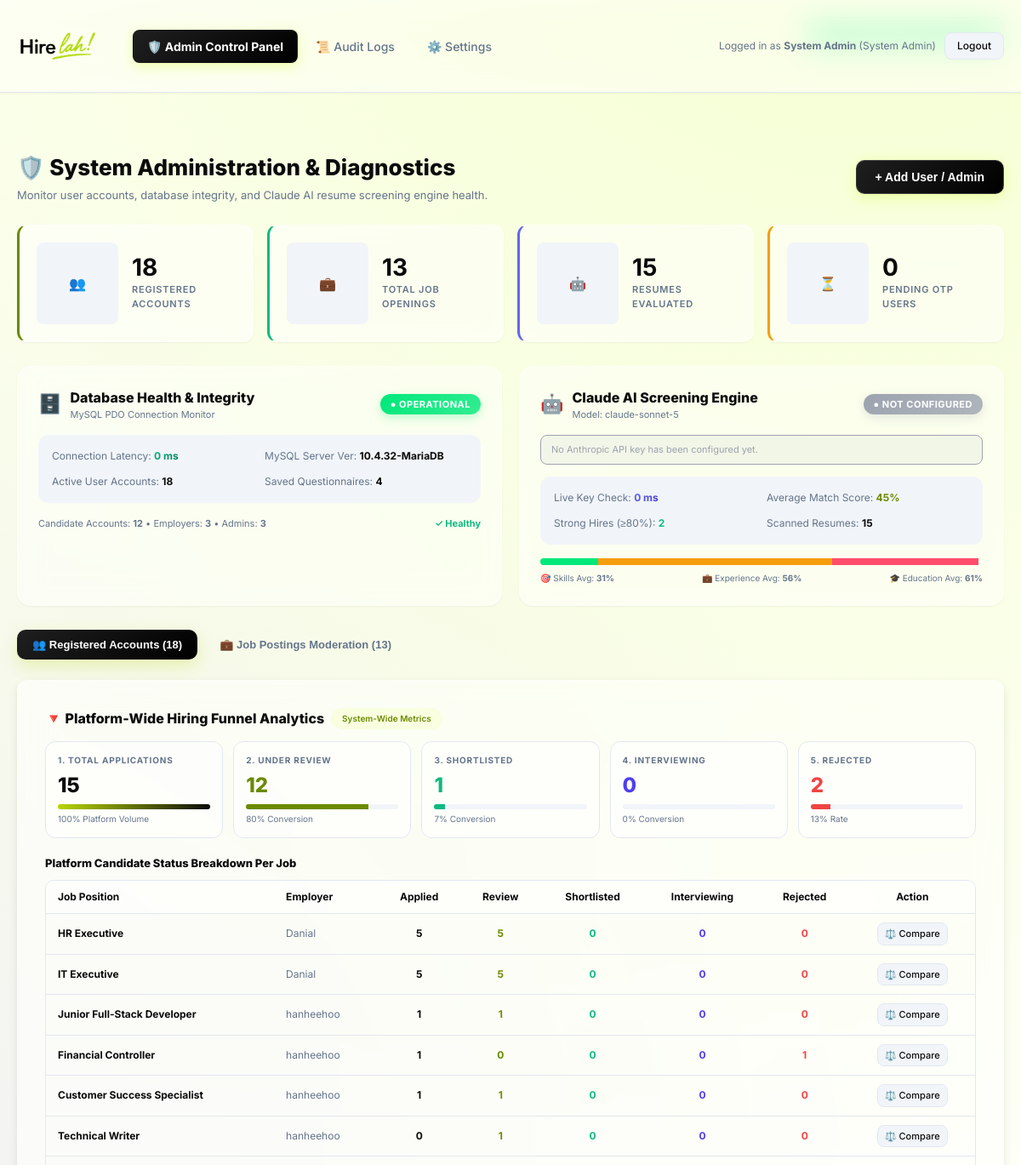
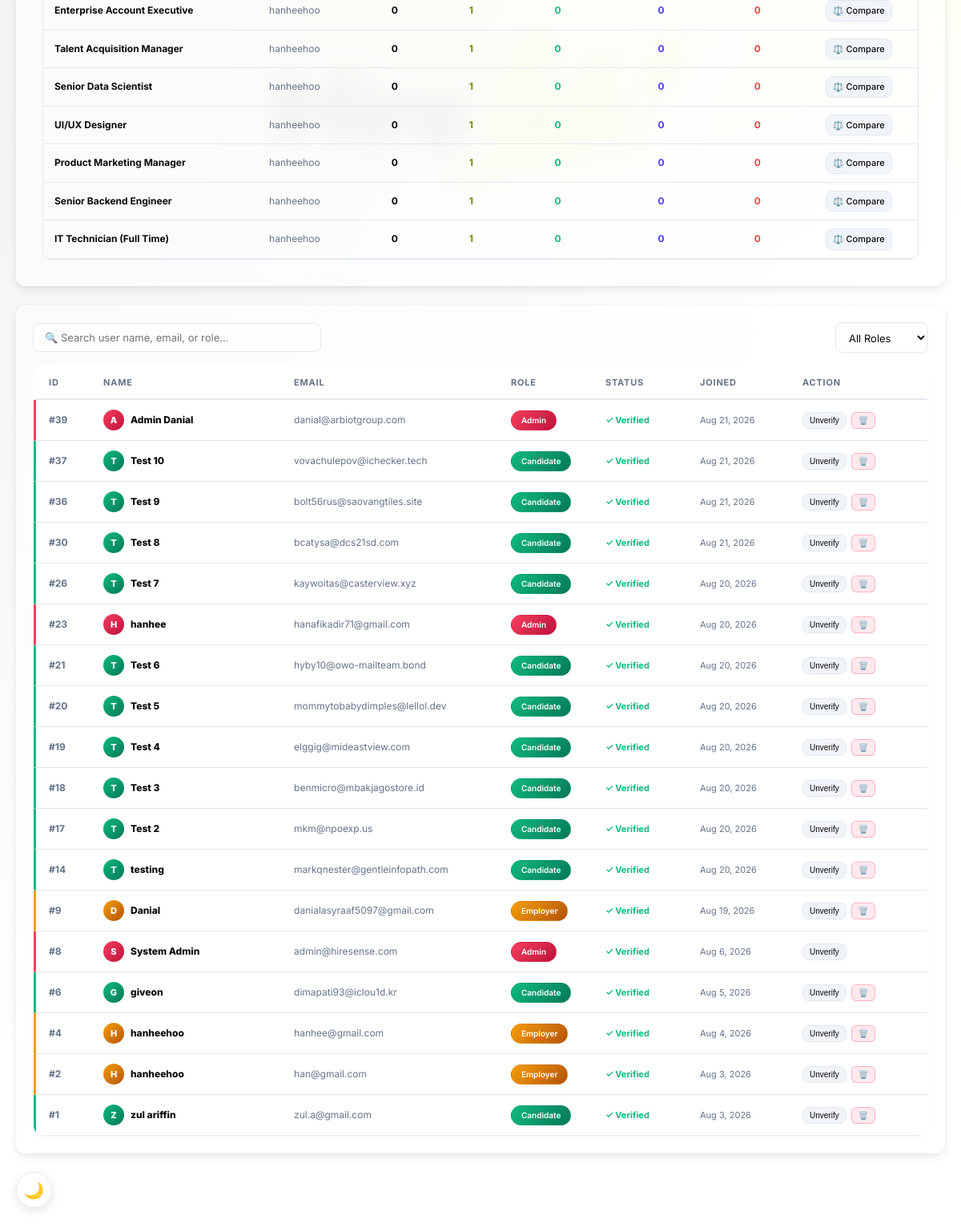
The page /admin_dashboard.php (signed in) on the database its author committed (2 pictures, top to bottom).
### tables this page shows
CREATE TABLE `jobs` (
  `id` int(11) NOT NULL,
  `job_title` varchar(255) NOT NULL,
  `department` varchar(255) DEFAULT NULL,
  `employment_type` varchar(100) DEFAULT NULL,
  `status` varchar(50) DEFAULT 'Active',
  `description` text DEFAULT NULL,
  `created_at` timestamp NOT NULL DEFAULT current_timestamp(),
  `employer_id` int(11) DEFAULT NULL,
  `work_mode` varchar(50) DEFAULT 'On-site',
  `require_video` tinyint(1) DEFAULT 0
);

CREATE TABLE `users` (
  `id` int(11) NOT NULL,
  `name` varchar(255) NOT NULL,
  `email` varchar(255) NOT NULL,
  `password_hash` varchar(255) NOT NULL,
  `role` varchar(50) NOT NULL DEFAULT 'candidate',
  `created_at` timestamp NOT NULL DEFAULT current_timestamp(),
  `profile_picture` varchar(255) DEFAULT NULL,
  `default_resume` varchar(255) DEFAULT NULL,
  `is_verified` tinyint(1) DEFAULT 0,
  `otp_code` varchar(10) DEFAULT NULL,
  `otp_expires_at` datetime DEFAULT NULL,
  `reset_token` varchar(100) DEFAULT NULL,
  `reset_token_expires_at` datetime DEFAULT NULL,
  `company_name` varchar(255) DEFAULT NULL,
  `company_website` varchar(255) DEFAULT NULL,
  `company_address` text DEFAULT NULL,
  `company_logo` varchar(255) DEFAULT NULL,
  `contact_email` varchar(255) DEFAULT NULL
);

### admin_dashboard.php (the view, shortened to what the rows shown need)
<?php
require_once 'db.php';
try {
    $pdo->query("SELECT 1");
} catch (\Throwable $e) {
    $db_ping_ms = 0;
    $db_status = "Connection Error";
    $db_status_color = "#FF4D6A";
}
$admin_job_funnels = $pdo->query("
    SELECT j.id as job_id, j.job_title, COALESCE(NULLIF(u.company_name, ''), u.name) as employer_name,
           COUNT(c.id) as applied,
           SUM(CASE WHEN LOWER(COALESCE(c.status, '')) IN ('review', 'under review', 'reviewing', 'new', '') THEN 1 ELSE 0 END) as review,
           SUM(CASE WHEN LOWER(COALESCE(c.status, '')) IN ('shortlisted', 'shortlist') THEN 1 ELSE 0 END) as shortlisted,
           SUM(CASE WHEN c.interview_status IN ('Proposed', 'Confirmed') THEN 1 ELSE 0 END) as interviewing,
           SUM(CASE WHEN LOWER(COALESCE(c.status, '')) = 'rejected' THEN 1 ELSE 0 END) as rejected
    FROM jobs j
    LEFT JOIN users u ON j.employer_id = u.id
    LEFT JOIN candidates c ON c.job_id = j.id
    GROUP BY j.id, j.job_title, u.name, u.company_name
    ORDER BY applied DESC, j.created_at DESC
")->fetchAll(PDO::FETCH_ASSOC);
$users_list = $pdo->query("SELECT * FROM users ORDER BY created_at DESC")->fetchAll();
?>
<!DOCTYPE html>
<html lang="en">
<head>
    <link rel="stylesheet" href="style.css?v=<?php echo @filemtime(__DIR__.'/style.css'); ?>">
</head>
<body>
    <main style="max-width:1300px; padding:28px 20px;">
        <div class="page-header">
            <div>
                <h1 style="font-size:26px; font-weight:800; color:var(--txt); margin:0;">🛡️ System Administration & Diagnostics</h1>
            </div>
        </div>
        <div class="panel admin-tab-pane" style="margin-bottom:24px;">
            <div style="overflow-x:auto; border-radius:10px; border:1px solid var(--bdr);">
                <table style="width:100%; border-collapse:collapse; font-size:12px;">
                    <thead>
                        <tr style="background:var(--surf); text-align:left; border-bottom:1px solid var(--bdr);">
                            <th style="padding:10px 14px;">Job Position</th>
                            <th style="padding:10px 14px;">Employer</th>
                            <th style="padding:10px 14px; text-align:center;">Applied</th>
                            <th style="padding:10px 14px; text-align:center;">Review</th>
                            <th style="padding:10px 14px; text-align:center;">Shortlisted</th>
                            <th style="padding:10px 14px; text-align:center;">Interviewing</th>
                            <th style="padding:10px 14px; text-align:center;">Rejected</th>
                            <th style="padding:10px 14px; text-align:center;">Action</th>
                        </tr>
                    </thead>
                    <tbody>
                        <?php if(empty($admin_job_funnels)): ?>
                            <tr><td colspan="8" style="padding:14px; text-align:center; color:var(--mut);">No job openings registered</td></tr>
                        <?php else: ?>
                            <?php foreach($admin_job_funnels as $ajf): ?>
                                <tr style="border-bottom:1px solid var(--bdr);">
                                    <td style="padding:10px 14px; font-weight:700; color:var(--txt);"><?= htmlspecialchars($ajf['job_title']) ?></td>
                                    <td style="padding:10px 14px; color:var(--mut);"><?= htmlspecialchars($ajf['employer_name'] ?: 'System') ?></td>
                                    <td style="padding:10px 14px; text-align:center; font-weight:700; color:var(--txt);"><?= (int)$ajf['applied'] ?></td>
                                    <td style="padding:10px 14px; text-align:center; color:var(--acc); font-weight:700;"><?= (int)$ajf['review'] ?></td>
                                    <td style="padding:10px 14px; text-align:center; color:var(--grn); font-weight:700;"><?= (int)$ajf['shortlisted'] ?></td>
                                    <td style="padding:10px 14px; text-align:center; color:var(--pur); font-weight:700;"><?= (int)$ajf['interviewing'] ?></td>
                                    <td style="padding:10px 14px; text-align:center; color:var(--red); font-weight:700;"><?= (int)$ajf['rejected'] ?></td>
                                    <td style="padding:10px 14px; text-align:center;">
                                        <a href="compare_candidates.php?job_id=<?= $ajf['job_id'] ?>" class="btn-secondary" style="padding:4px 8px; font-size:11px; text-decoration:none;">⚖️ Compare</a>
                                    </td>
                                </tr>
                            <?php endforeach; ?>
                        <?php endif; ?>
                    </tbody>
                </table>
            </div>
        </div>
        <div id="usersTab" class="admin-tab-pane">
            <div class="panel" style="padding:20px; margin-bottom:20px;">
                <div class="admin-table">
                    <?php foreach($users_list as $u): ?>
                        <?php
                            $u_accent = $u['role'] === 'admin' ? 'accent-red' : ($u['role'] === 'employer' ? 'accent-amber' : 'accent-green');
                            $u_grad = $u['role'] === 'admin' ? 'var(--grad-red)' : ($u['role'] === 'employer' ? 'var(--grad-amber)' : 'var(--grad-green)');
                        ?>
                        <div class="admin-tr user-row-item <?= $u_accent ?>" data-search="<?= strtolower(htmlspecialchars($u['name'] . ' ' . $u['email'] . ' ' . $u['role'])) ?>" data-role="<?= htmlspecialchars($u['role']) ?>">
                            <div style="font-weight:700; color:var(--mut);">#<?= $u['id'] ?></div>
                            <div style="font-weight:800; color:var(--txt); display:flex; align-items:center; gap:8px;">
                                <span class="avatar-chip" style="background:<?= $u_grad ?>;"><?= strtoupper(substr($u['name'] ?: 'U', 0, 1)) ?></span>
                                <span><?= htmlspecialchars($u['name']) ?></span>
                            </div>
                            <div style="color:var(--mut); overflow:hidden; text-overflow:ellipsis; white-space:nowrap;"><?= htmlspecialchars($u['email']) ?></div>
                            <div>
                                <span class="chip <?= $u['role'] === 'admin' ? 'chip-rejected' : ($u['role'] === 'employer' ? 'chip-review' : 'chip-shortlisted') ?>" style="font-size:10px;">
                                    <?= ucfirst(htmlspecialchars($u['role'])) ?>
                                </span>
                            </div>
                            <div>
                                <?php if($u['is_verified']): ?>
                                    <span style="font-size:11px; font-weight:700; color:var(--grn);">✓ Verified</span>
                                <?php else: ?>
                                    <span style="font-size:11px; font-weight:700; color:var(--gold);">⏳ Pending OTP</span>
                                <?php endif; ?>
                            </div>
                            <div class="admin-th-hide-mobile" style="color:var(--mut); font-size:11px;"><?= date('M j, Y', strtotime($u['created_at'])) ?></div>
                            <div style="display:flex; gap:6px; flex-wrap:wrap;">
                                <form method="POST" style="display:inline;">
                                    <button type="submit" class="btn-secondary" style="padding:4px 8px; font-size:10px;" title="Toggle Verification Status">
                                        <?= $u['is_verified'] ? 'Unverify' : 'Verify' ?>
                                    </button>
                                </form>
                                <?php if((int)$u['id'] !== (int)$_SESSION['user_id']): ?>
                                    <form method="POST" style="display:inline;" onsubmit="return confirm('Permanently delete account for <?= htmlspecialchars($u['name']) ?>?');">
                                        <button type="submit" style="background:rgba(255, 77, 106, 0.12); border:1px solid rgba(255, 77, 106, 0.35); border-radius:6px; color:var(--red); padding:4px 8px; font-size:10px; font-weight:700; cursor:pointer;" title="Delete User Account">🗑️</button>
                                    </form>
                                <?php endif; ?>
                            </div>
                        </div>
                    <?php endforeach; ?>
                </div>
            </div>
        </div>
    </main>
</body>
</html>

### rows shown on the page
jobs: job_title "HR Executive", employer_name "Danial", applied "5", review "5", shortlisted "0", interviewing "0", rejected "0"
jobs: job_title "IT Executive", employer_name "Danial", applied "5", review "5", shortlisted "0", interviewing "0", rejected "0"
jobs: job_title "Junior Full-Stack Developer", employer_name "hanheehoo", applied "1", review "1", shortlisted "0", interviewing "0", rejected "0"
jobs: job_title "Financial Controller", employer_name "hanheehoo", applied "1", review "0", shortlisted "0", interviewing "0", rejected "1"
jobs: job_title "Customer Success Specialist", employer_name "hanheehoo", applied "1", review "1", shortlisted "0", interviewing "0", rejected "0"
jobs: job_title "Technical Writer", employer_name "hanheehoo", applied "0", review "1", shortlisted "0", interviewing "0", rejected "0"
jobs: job_title "Enterprise Account Executive", employer_name "hanheehoo", applied "0", review "1", shortlisted "0", interviewing "0", rejected "0"
jobs: job_title "Talent Acquisition Manager", employer_name "hanheehoo", applied "0", review "1", shortlisted "0", interviewing "0", rejected "0"
jobs: job_title "Senior Data Scientist", employer_name "hanheehoo", applied "0", review "1", shortlisted "0", interviewing "0", rejected "0"
jobs: job_title "UI/UX Designer", employer_name "hanheehoo", applied "0", review "1", shortlisted "0", interviewing "0", rejected "0"
jobs: job_title "Product Marketing Manager", employer_name "hanheehoo", applied "0", review "1", shortlisted "0", interviewing "0", rejected "0"
jobs: job_title "Senior Backend Engineer", employer_name "hanheehoo", applied "0", review "1", shortlisted "0", interviewing "0", rejected "0"
jobs: job_title "IT Technician (Full Time)", employer_name "hanheehoo", applied "0", review "1", shortlisted "0", interviewing "0", rejected "0"
users: id "39", name "A", name "Admin Danial", email "danial@arbiotgroup.com", role "Admin", is_verified "✓ Verified", created_at "Aug 21, 2026"
users: id "37", name "T", name "Test 10", email "vovachulepov@ichecker.tech", role "Candidate", is_verified "✓ Verified", created_at "Aug 21, 2026"
users: id "36", name "T", name "Test 9", email "bolt56rus@saovangtiles.site", role "Candidate", is_verified "✓ Verified", created_at "Aug 21, 2026"
users: id "30", name "T", name "Test 8", email "bcatysa@dcs21sd.com", role "Candidate", is_verified "✓ Verified", created_at "Aug 21, 2026"
users: id "26", name "T", name "Test 7", email "kaywoitas@casterview.xyz", role "Candidate", is_verified "✓ Verified", created_at "Aug 20, 2026"
users: id "23", name "H", name "hanhee", email "hanafikadir71@gmail.com", role "Admin", is_verified "✓ Verified", created_at "Aug 20, 2026"
users: id "21", name "T", name "Test 6", email "hyby10@owo-mailteam.bond", role "Candidate", is_verified "✓ Verified", created_at "Aug 20, 2026"
users: id "20", name "T", name "Test 5", email "mommytobabydimples@lellol.dev", role "Candidate", is_verified "✓ Verified", created_at "Aug 20, 2026"
users: id "19", name "T", name "Test 4", email "elggig@mideastview.com", role "Candidate", is_verified "✓ Verified", created_at "Aug 20, 2026"
users: id "18", name "T", name "Test 3", email "benmicro@mbakjagostore.id", role "Candidate", is_verified "✓ Verified", created_at "Aug 20, 2026"
users: id "17", name "T", name "Test 2", email "mkm@npoexp.us", role "Candidate", is_verified "✓ Verified", created_at "Aug 20, 2026"
users: id "14", name "T", name "testing", email "markqnester@gentleinfopath.com", role "Candidate", is_verified "✓ Verified", created_at "Aug 20, 2026"
users: id "9", name "D", name "Danial", email "danialasyraaf5097@gmail.com", role "Employer", is_verified "✓ Verified", created_at "Aug 19, 2026"
users: id "8", name "S", name "System Admin", email "admin@hiresense.com", role "Admin", is_verified "✓ Verified", created_at "Aug 6, 2026"
users: id "6", name "G", name "giveon", email "dimapati93@iclou1d.kr", role "Candidate", is_verified "✓ Verified", created_at "Aug 5, 2026"
users: id "4", name "H", name "hanheehoo", email "hanhee@gmail.com", role "Employer", is_verified "✓ Verified", created_at "Aug 4, 2026"
users: id "2", name "H", name "hanheehoo", email "han@gmail.com", role "Employer", is_verified "✓ Verified", created_at "Aug 3, 2026"
users: id "1", name "Z", name "zul ariffin", email "zul.a@gmail.com", role "Candidate", is_verified "✓ Verified", created_at "Aug 3, 2026"

### other values the page prints
$_SESSION['user_name'] "System Admin"
$_SESSION['toast'] "Welcome back, System Admin!"
$total_users "18"
$total_jobs "13"
$total_candidates_eval "15"
$unverified_users "0"
$db_status "OPERATIONAL"
substr($mysql_version, 0, 18) "10.4.32-MariaDB"
$total_questionnaires "4"
$total_candidates_role "12"
$total_employers_role "3"
$total_admins_role "3"
$_SESSION['ai_model'] "claude-sonnet-5"
$claude_status "NOT CONFIGURED"
$claude_status_detail "No Anthropic API key has been configured yet."
